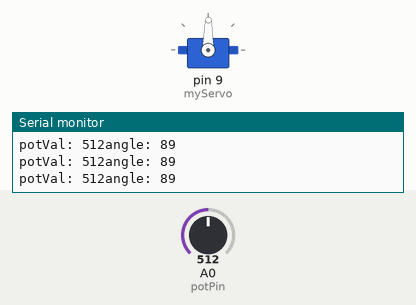
The sketch below on a simulated Arduino Uno, built with avr-gcc and run on an emulated ATmega328P. Parts: servo, the last lines printed to the serial monitor. The test bench sets the inputs (shaded band); at power-on: A0 (potPin) = 512.

Above: at 1.2 s.
1.3 s: A0 (potPin) set to 563
At 2.0 s:
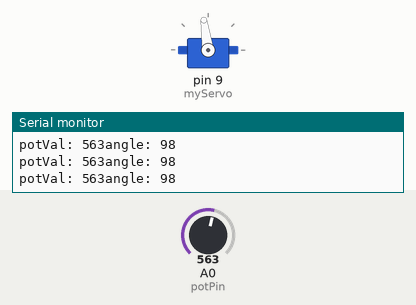
2.8 s: A0 (potPin) set to 581
At 3.4 s:
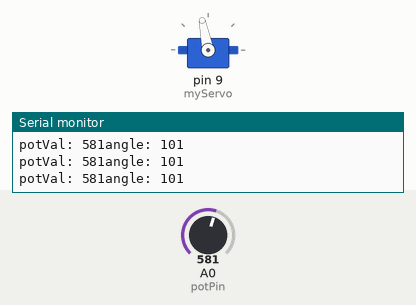
4.3 s: A0 (potPin) set to 306
At 4.9 s:
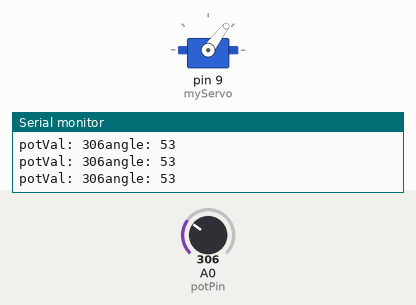
5.8 s: A0 (potPin) set to 109
At 6.7 s:
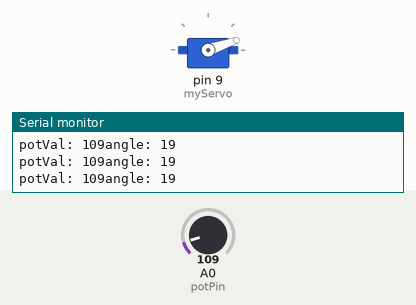
7.3 s: A0 (potPin) set to 88
At 8.1 s:
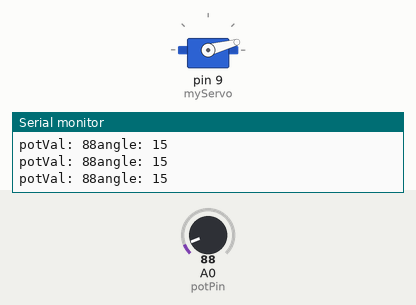
10.3 s: A0 (potPin) set to 122
At 11.4 s:
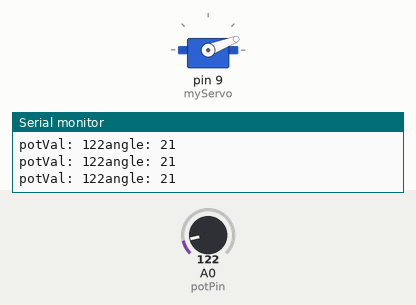
Timing chart, 0 to 12.8 s (numbered marks = the images above; inputs shaded):
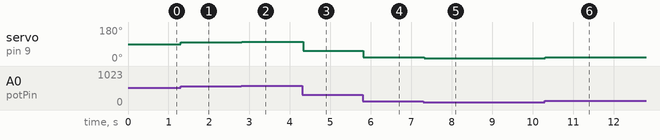

The sketch:

ServoDemo.ino
```cpp
#include <Servo.h>

Servo myServo;

int const potPin = A0;
int potVal;
int angle;

void setup() {
  // put your setup code here, to run once:
  myServo.attach(9);
  Serial.begin(9600);

}

void loop() {
  // put your main code here, to run repeatedly:
  potVal = analogRead(potPin);
  angle = map(potVal, 0, 1023, 0, 179);


  Serial.print("potVal: ");
  Serial.print(potVal);
  Serial.print("angle: ");
  Serial.print(angle);
  Serial.print("\n");

  myServo.write(angle);
  delay(15);
}
```

Measured:
- after the input at 1.3 s, servo on pin 9 (myServo): 89° → 98° at once
- after the input at 2.8 s, servo on pin 9 (myServo): 98° → 101° at once
- after the input at 4.3 s, servo on pin 9 (myServo): 101° → 53° at once
- after the input at 5.8 s, servo on pin 9 (myServo): 53° → 19° at once
- after the input at 7.3 s, servo on pin 9 (myServo): 19° → 15° at once
- after the input at 10.3 s, servo on pin 9 (myServo): 15° → 21° at once
